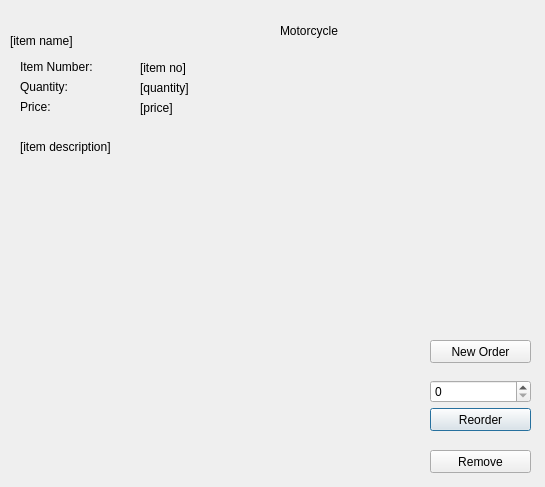
<?xml version="1.0" encoding="UTF-8"?>
<ui version="4.0">
 <class>Dialog</class>
 <widget class="QDialog" name="Dialog">
  <property name="geometry">
   <rect>
    <x>0</x>
    <y>0</y>
    <width>545</width>
    <height>487</height>
   </rect>
  </property>
  <property name="windowTitle">
   <string>Dialog</string>
  </property>
  <widget class="QLabel" name="name_lbl">
   <property name="geometry">
    <rect>
     <x>10</x>
     <y>30</y>
     <width>261</width>
     <height>21</height>
    </rect>
   </property>
   <property name="text">
    <string>[item name]</string>
   </property>
  </widget>
  <widget class="QLabel" name="description_lbl">
   <property name="geometry">
    <rect>
     <x>20</x>
     <y>140</y>
     <width>381</width>
     <height>301</height>
    </rect>
   </property>
   <property name="text">
    <string>[item description]</string>
   </property>
   <property name="alignment">
    <set>Qt::AlignLeading|Qt::AlignLeft|Qt::AlignTop</set>
   </property>
   <property name="wordWrap">
    <bool>true</bool>
   </property>
  </widget>
  <widget class="QPushButton" name="reorder_bt">
   <property name="geometry">
    <rect>
     <x>430</x>
     <y>408</y>
     <width>101</width>
     <height>23</height>
    </rect>
   </property>
   <property name="text">
    <string>Reorder</string>
   </property>
  </widget>
  <widget class="QSpinBox" name="reorder_quantity_sb">
   <property name="geometry">
    <rect>
     <x>430</x>
     <y>380</y>
     <width>101</width>
     <height>23</height>
    </rect>
   </property>
  </widget>
  <widget class="QLabel" name="item_no">
   <property name="geometry">
    <rect>
     <x>20</x>
     <y>60</y>
     <width>91</width>
     <height>21</height>
    </rect>
   </property>
   <property name="text">
    <string>Item Number:</string>
   </property>
   <property name="alignment">
    <set>Qt::AlignLeading|Qt::AlignLeft|Qt::AlignTop</set>
   </property>
   <property name="wordWrap">
    <bool>true</bool>
   </property>
  </widget>
  <widget class="QPushButton" name="remove_bt">
   <property name="geometry">
    <rect>
     <x>430</x>
     <y>450</y>
     <width>101</width>
     <height>23</height>
    </rect>
   </property>
   <property name="text">
    <string>Remove</string>
   </property>
  </widget>
  <widget class="QLabel" name="item_no_lbl">
   <property name="geometry">
    <rect>
     <x>140</x>
     <y>60</y>
     <width>141</width>
     <height>16</height>
    </rect>
   </property>
   <property name="text">
    <string>[item no]</string>
   </property>
  </widget>
  <widget class="QLabel" name="quantity_lbl">
   <property name="geometry">
    <rect>
     <x>140</x>
     <y>80</y>
     <width>141</width>
     <height>16</height>
    </rect>
   </property>
   <property name="text">
    <string>[quantity]</string>
   </property>
  </widget>
  <widget class="QLabel" name="quantity">
   <property name="geometry">
    <rect>
     <x>20</x>
     <y>80</y>
     <width>91</width>
     <height>21</height>
    </rect>
   </property>
   <property name="text">
    <string>Quantity:</string>
   </property>
   <property name="alignment">
    <set>Qt::AlignLeading|Qt::AlignLeft|Qt::AlignTop</set>
   </property>
   <property name="wordWrap">
    <bool>true</bool>
   </property>
  </widget>
  <widget class="QLabel" name="price">
   <property name="geometry">
    <rect>
     <x>20</x>
     <y>100</y>
     <width>91</width>
     <height>21</height>
    </rect>
   </property>
   <property name="text">
    <string>Price:</string>
   </property>
   <property name="alignment">
    <set>Qt::AlignLeading|Qt::AlignLeft|Qt::AlignTop</set>
   </property>
   <property name="wordWrap">
    <bool>true</bool>
   </property>
  </widget>
  <widget class="QLabel" name="price_lbl">
   <property name="geometry">
    <rect>
     <x>140</x>
     <y>100</y>
     <width>141</width>
     <height>16</height>
    </rect>
   </property>
   <property name="text">
    <string>[price]</string>
   </property>
  </widget>
  <widget class="QPushButton" name="new_order_bt">
   <property name="geometry">
    <rect>
     <x>430</x>
     <y>340</y>
     <width>101</width>
     <height>23</height>
    </rect>
   </property>
   <property name="text">
    <string>New Order</string>
   </property>
  </widget>
  <widget class="QLabel" name="type_lbl">
   <property name="geometry">
    <rect>
     <x>280</x>
     <y>20</y>
     <width>501</width>
     <height>21</height>
    </rect>
   </property>
   <property name="text">
    <string>Motorcycle</string>
   </property>
  </widget>
 </widget>
 <resources/>
 <connections/>
</ui>
